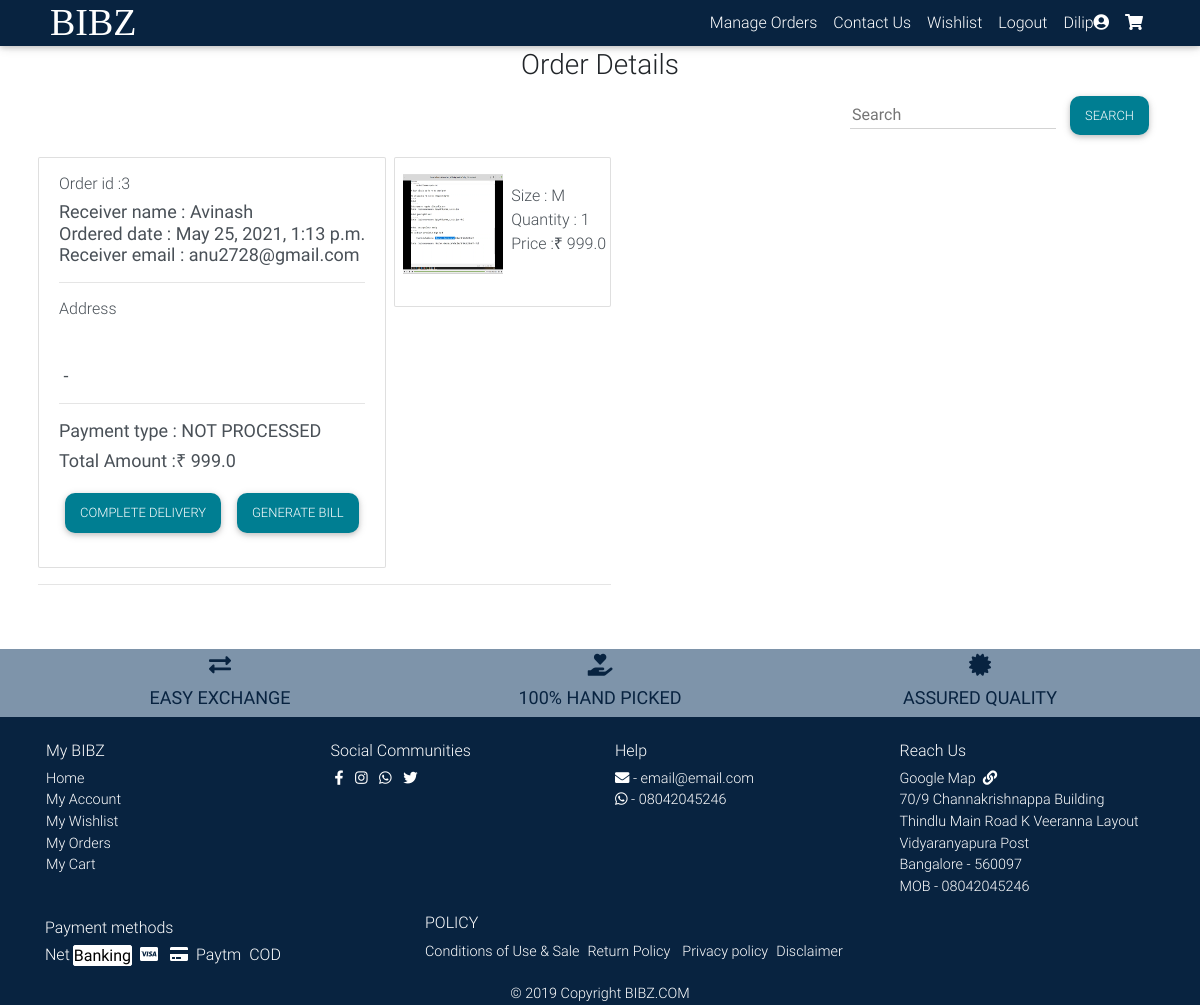
Screenshot of /adminapp/customer-detail/3/ (signed in) with the database file from the repository.
### core/models.py (models this page shows, shortened)
class Order(models.Model):
    user = models.ForeignKey(settings.AUTH_USER_MODEL, on_delete=models.CASCADE)
    ref_code = models.CharField(max_length=20, blank=True, null=True)
    items = models.ManyToManyField(OrderItem)
    start_date = models.DateTimeField(auto_now_add=True)
    ordered_date = models.DateTimeField()
    ordered = models.BooleanField(default=False)
    shipping_address = models.ForeignKey('Address', related_name='shipping_address', on_delete=models.SET_NULL, blank=True, null=True)
    payment_mode = models.CharField(max_length=20, default='NOT PROCESSED')
    payment = models.ForeignKey('Payment', on_delete=models.SET_NULL, blank=True, null=True)
    being_delivered = models.BooleanField(default=False)
    received = models.BooleanField(default=False)
    def get_total(self):
        total = 0
        for order_item in self.items.all():
            total += order_item.get_final_price()
        return total

class OrderItem(models.Model):
    user = models.ForeignKey(settings.AUTH_USER_MODEL, on_delete=models.CASCADE)
    ordered = models.BooleanField(default=False)
    item = models.ForeignKey(Item, on_delete=models.CASCADE)
    size = models.ForeignKey(Variation, on_delete=models.CASCADE)
    quantity = models.IntegerField(default=1)
    def get_total_discount_item_price(self):
        return self.quantity * self.item.discount_price
    def get_final_price(self):
        if self.item.discount_price:
            return self.get_total_discount_item_price()
        return self.get_total_item_price()

class Item(models.Model):
    title = models.CharField(max_length=100)
    price = models.FloatField()
    discount_price = models.FloatField(blank=True, null=True)
    label = models.CharField(choices=LABEL_CHOICES, max_length=20)
    slug = models.SlugField()
    description = models.TextField()
    image = models.ImageField()
    image1 = models.ImageField(blank=True, null=True)
    image2 = models.ImageField(blank=True, null=True)

class Variation(models.Model):
    item = models.ForeignKey(Item, on_delete=models.CASCADE)
    size = models.CharField(max_length=120, choices=SIZE_CHOICES)

### adminapp/views.py (the view)
# urls.py: path('customer-detail/<int:pk>/', customer_detail, name='customer_detail'),
@login_required
@staff_member_required
def customer_detail(request, pk):
    customer_detail = get_object_or_404(Order, id=pk)
    return render(request, 'delivery_response.html', {'customer_detail':customer_detail})

### core/templatetags/cart_template_tags.py (called while the page is built)
@register.filter
def cart_item_count(user):
    if user.is_authenticated:
        qs = Order.objects.filter(user=user, ordered=False)
        if qs.exists():
            return qs[0].items.count()
    return 0

### templates/delivery_response.html (shortened to what this page needs)
{% extends "base.html" %}
{% block content %}
<main>
<div class = "container">
    <div class = "row">
        <div class ="col-12">
            <h3 class="text-center"> Order Details</h3>
            <form class="form-inline float-right" action="/adminapp/admin-search/ " method="post">
                <input class="searching mr-sm-2" name="srh" type="text" name="srh" data-toggle="popover" data-placement="bottom" placeholder="Search" aria-label="Search" style="box-shadow:none!important;border:none;border-bottom:1px solid lightgrey;">
                <button type="submit"class="btn btn-primary">Search</button>
            </form>
        </div>
    </div>
    <div class="row">
        {% if customer_detail %}
        <div class="  px-0">
            <div class=" m-2 pt-2" >
                <div class="container">
                <div class="row">
                         <div class="list-group">
                              <div class="list-group-item list-group-item-action flex-column align-items-start">
                                <div class="d-flex w-100 justify-content-between">
                                </div>
                                  <h6 style="transform:capitalize;">Order id :{{customer_detail.id}}</h6>
                                  <h5 class="mb-1">
                                    Receiver name :  {{customer_detail.user}}<br>
                                    Ordered date : {{customer_detail.ordered_date}}<br>
                                    Receiver email :  {{customer_detail.user.email }}
                                  </h5><hr>
                                <h6 class="mb-1">Address</h6>
                                  <h5 class="mb-1">{{customer_detail.shipping_address.street_address }}<br>
                                    {{customer_detail.shipping_address.apartment_address }}<br>
                                    {{customer_detail.shipping_address.state }}&nbsp-&nbsp{{customer_detail.shipping_address.zip }}<br>
                                  </h5><hr>
                                  <p>
                                      <h5>Payment type : {{ customer_detail.payment_mode }}</h5>
                                      <h5>Total Amount :₹&nbsp{{ customer_detail.get_total }}</h5>
                                  </p>
                                  <p>
                                      <a href="{% url 'adminapp:delivery_response_confirm' pk=customer_detail.id%}" class="btn btn-primary " tabindex="-1" role="button">Complete delivery</a>
                                      <a href="{% url 'adminapp:generate_bill' pk=customer_detail.id%}" class="btn btn-primary " tabindex="-1" role="button">Generate Bill</a>
                                  </p>
                              </div>
                         </div>
                         <div class="list-group ml-2" >
                              <div class="list-group-item list-group-item-action flex-column align-items-start p-0" style="position:sticky!important;top:150px!important;">
                                <div class="d-flex w-100 justify-content-around">
                                </div>
                                <p class="mb-1">
                                    {% for item in  customer_detail.items.all%}
                                    <div class="d-flex flex-row my-0" >
                                        <div class="p-2">
                                            <img class="mb-2" src="{{ item.item.image.url }}" height="100px" width="100px">
                                        </div>
                                        <div class="my-auto pr-1">
                                            <p> Size : {{ item.size.size }} <br>
                                                Quantity : {{ item.quantity }}<br>
                                                {% if item.item.discount_price %}
                                                Price :₹&nbsp{{ item.get_total_discount_item_price }}
                                                 {% else %}
                                                Price :  ₹&nbsp{{ item.get_total_item_price }}
                                                 {% endif %}
                                            </p>
                                        </div>
                                    </div>
                                    {% endfor %}
                                </p>
                              </div>
                         </div>
                </div>
                </div>
                <hr>
            </div>
        </div>
         {% endif %}
</div>
    </div>
</main>
{% endblock content %}

### templates/navbar.html (shortened to what this page needs)
{% load cart_template_tags %}
<nav class="navbar fixed-top navbar-expand-lg navbar-light white ">
  <div class="container">
      <a class="navbar-brand waves-effect" href="/">
        <h1 class="white-text">BIBZ</h1>
      </a>
      <div class="collapse navbar-collapse" id="navbarSupportedContent">
        <ul class="navbar-nav ">
          {% if request.user.is_superuser %}
          <li class="nav-item">
            <a class="nav-link waves-effect " href="{% url 'adminapp:delivery_response' %}" >
              <span class="clearfix  d-sm-inline-block"> Manage Orders </span>
            </a>
          </li>
          {% endif %}
          <li class="nav-item">
            <a class="nav-link waves-effect" href="{% url 'accounts:contact' %}">
              <span class="clearfix  d-sm-inline-block"> Contact Us </span>
            </a>
          </li>
          {% if request.user.is_authenticated %}
          <li class="nav-item">
            <a class="nav-link waves-effect" href="{% url 'core:wish_lists' %}">
              <span class="clearfix  d-sm-inline-block"> Wishlist </span>
            </a>
          </li>
          <li class="nav-item">
            <a class="nav-link waves-effect" href="{% url 'accounts:account_signout' %}">
              <span class="clearfix  d-sm-inline-block"> Logout </span>
            </a>
          </li>
          {% endif %}
          {% if request.user.is_authenticated %}
          <li class="nav-item">
            <a class="nav-link waves-effect" href="{% url 'core:accounts' %}">
              <span class="clearfix  d-sm-inline-block" style="text-transform:capitalize;"> {{ request.user }}<i class="fa fa-user-circle" aria-hidden="true"></i></span>
            </a>
          </li>
          <li class="nav-item">
            <a href="{% url 'core:order-summary' %}" class="nav-link waves-effect">
              <i class="fa fa-shopping-cart" aria-hidden="true"></i>
            </a>
          </li>
          {% endif %}
        </ul>
      </div>
  </div>
  </nav>

### static/css/style.css (style rules this page uses)
html { height:100%!important; }
main { min-height:105%!important; }
html, body, .view { height: 100%; }
.navbar { padding:0; margin:0; padding-top:0; }
.navbar-brand { padding:0!important; margin:0!important; }
a h1 { margin:0; font-size:38px; font-family: 'Prata', serif; font-weight:500; padding-left:5px; }
.btn.btn-primary { padding:10px 15px!important; border-radius:10px; font-weight:300; }
.row { padding:0; }
.btn { outline: none!important; shadow:none!important; }
h3 { font-family: 'Prata', serif; }
h5 { font-size:18px!important; font-weight:400!important; font-family:'Roboto'; }
h1, h2, h3,h4, h5, h6 { font-family:'Roboto'; }
.nav-item span { color:white!important; }
.nav-item span i { color:white!important; }
.nav-item i { color:white!important; }
html { background:white!important; }
body { background:white!important; }
main { background:white!important; }
.navbar { background:#082340!important; }
.btn-primary { background:#007E92!important; }
form .searching { box-sizing:border-box; box-shadow: none; outline: none; border:none; border-bottom: 1px solid black; }
h1, h2, h3,h4, h5, h6, p, a { font-family:'Roboto'; }

### templates/base.html (style rules this page uses)
html, body, header, .carousel { height: 60vh; }

### rows the page displays
Order: id "3", user "Avinash", ordered_date "May 25, 2021, 1:13 p.m.", user.email "anu2728@gmail.com", payment_mode "NOT PROCESSED", get_total "999.0"
OrderItem: item.image (picture), size.size "M", quantity "1", get_total_discount_item_price "999.0"

### other values shown
{{ request.user }} "Dilip"
